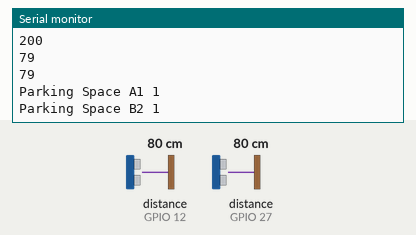
Simulated run of this sketch. Board: ESP32. Shown: the last lines printed to the serial monitor. Wiring (inferred from the names in the program): 2 × ultrasonic range finder: trigger GPIO 13, echo GPIO 12 / trigger GPIO 14, echo GPIO 27. The inputs (shaded band) are chosen by the test bench; at power-on: distance to the obstacle (sensors on GPIO 12, GPIO 27) 80 cm. The echo pulse lasts 58.3 µs per cm; WiFi joins after 1.5 s; servers stay silent unless stated; uploads are accepted with an empty reply.

Above: at 2.7 s.
2.8 s: distance to the obstacle (sensor on GPIO 12) set to 2 cm
11.9 s: distance to the obstacle (sensor on GPIO 27) set to 2 cm
At 14.5 s:
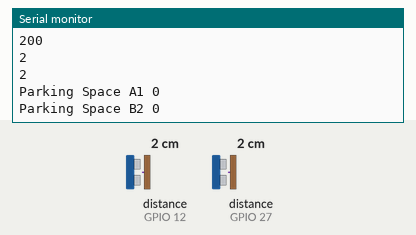
21.0 s: distance to the obstacle (sensor on GPIO 12) set to 4 cm
30.1 s: distance to the obstacle (sensor on GPIO 27) set to 9 cm
At 39.2 s:
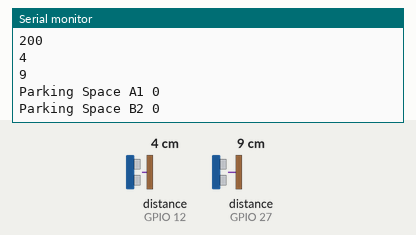
Timing chart, 0 to 40.2 s (numbered marks = the images above; inputs shaded):
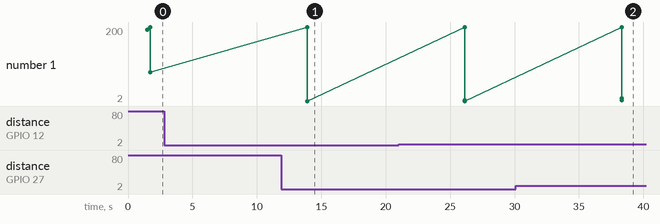

Measured:
- after the input at 11.9 s, the serial monitor: prints a new line after 2.0 s (image 1)
- after the input at 30.1 s, the serial monitor: prints a new line after 8.2 s (image 2)
- plotted number 1: 2 → 9 after the input at 30.1 s

The sketch:

Minor_Project_Final_Optimised.ino
```cpp
//Library Decleration for WiFi and Message Publishing and Subscribing

#include "WiFi.h"
//#include "PubSubClient.h"
#include "HTTPClient.h"


//Defining Ultrasonic Pin

#define ULTRASONIC_TRIG_PIN1 13
#define ULTRASONIC_TRIG_PIN2 14
#define ULTRASONIC_ECHO_PIN1 12
#define ULTRASONIC_ECHO_PIN2 27


//Variables Decleration for the Ultrasonic Sensors
long duration;
int distance;
int distance1;
int distance2;
int sensor1;
int sensor2;


//WiFi variable Decleration
const char* ssid = "Saugat's WiFi";
const char* password = "***********";

//An important point to note is that there is an extern variable defined in the header file called WiFi.
//This is a variable of WiFi class and as we will see, we will use it to access much of the WiFi functionality.

void setup() {

  Serial.begin(115200);


  //WiFi Connection and Setup
  WiFi.begin(ssid, password);

  while (WiFi.status() != WL_CONNECTED) {
    delay(500);
    Serial.println("Connecting to the WiFi......");
  }

  Serial.print("Connected to the WiFi Network");
  Serial.println(ssid);
  Serial.println(WiFi.macAddress());
  Serial.println(WiFi.localIP());


  //PinMode Decleration

  pinMode(ULTRASONIC_TRIG_PIN1, OUTPUT);
  pinMode(ULTRASONIC_ECHO_PIN1, INPUT);
  pinMode(ULTRASONIC_TRIG_PIN2, OUTPUT);
  pinMode(ULTRASONIC_ECHO_PIN2, INPUT);

}


void loop() {

  distance1 = readSensor(ULTRASONIC_TRIG_PIN1, ULTRASONIC_ECHO_PIN1);
  distance2 = readSensor(ULTRASONIC_TRIG_PIN2, ULTRASONIC_ECHO_PIN2);
  readParkingSpace(distance1, distance2);

  if (WiFi.status() == WL_CONNECTED) { //Check WiFi connection status

    HTTPClient http;

    http.begin("http://sandkrox1996.000webhostapp.com/upload.php");                //Specify destination for HTTP request
    http.addHeader("Content-Type", "application/x-www-form-urlencoded");     //Specify content-type header

    int httpResponseCode = http.POST("A1=" + String(sensor1) + "&B2=" + String(sensor2));    //Send the actual POST request and store the reutrned int value for error checking

    if (httpResponseCode > 0) {

      String response = http.getString();   //Get the response to the request

      Serial.println(httpResponseCode);     //Print the return code
      Serial.println(response);             //Print the request answer

    }
    else  {
      Serial.print("Error in Sending POST: ");
      Serial.println(httpResponseCode);
    }

    http.end(); //Free the resource


    //For debugging purposes
    Serial.println(distance1);
    Serial.println(distance2);
    Serial.println("Parking Space A1 " + String(sensor1));
    Serial.println("Parking Space B2 " + String(sensor2));
  }
  else  {
    Serial.println("Error in WiFi Connection");
  }

  delay(12000); // Sends request every 12 Seconds
}
```

Parking_Space_Condition.ino
```cpp
void readParkingSpace(int &distance1, int &distance2) {
  if (distance1 > 10) {
    sensor1 = 1;
  }
  else {
    sensor1 = 0;
  }
  if (distance2 > 10) {
    sensor2 = 1;
  }
  else {
    sensor2 = 0;
  }
}
```

Sensor_Read.ino
```cpp
int readSensor(int ULTRASONIC_TRIG_PIN, int ULTRASONIC_ECHO_PIN) {

  //Clear all the Trigger Pin
  digitalWrite(ULTRASONIC_TRIG_PIN, LOW);
  delayMicroseconds(2);

  //Set Trigger Pin for 10 Microseconds
  digitalWrite(ULTRASONIC_TRIG_PIN, HIGH);
  delayMicroseconds(10);
  digitalWrite(ULTRASONIC_TRIG_PIN, LOW);

  // Reads the echoPin, returns the sound wave travel time in microseconds
  duration = pulseIn(ULTRASONIC_ECHO_PIN, HIGH);

  // Calculating the distance
  distance = duration * 0.0343 / 2;

  return distance;
}
```
